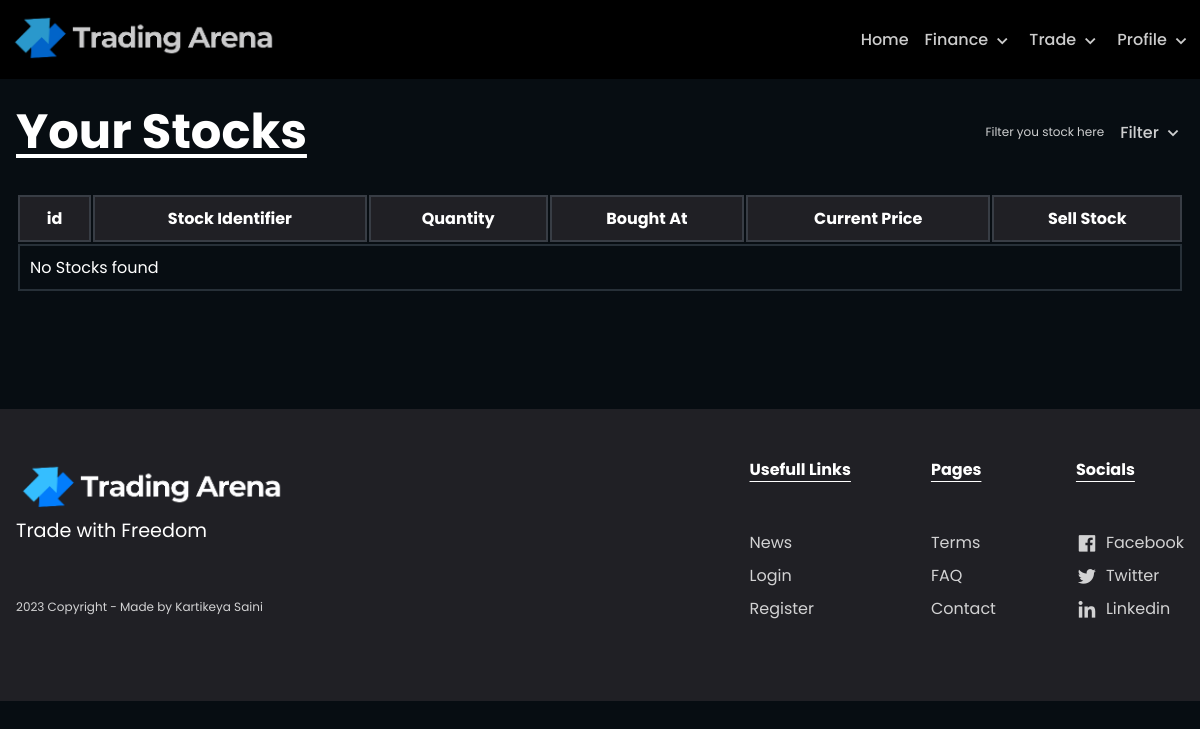
/?sell (signed in), run on an earlier commit of the app's database.
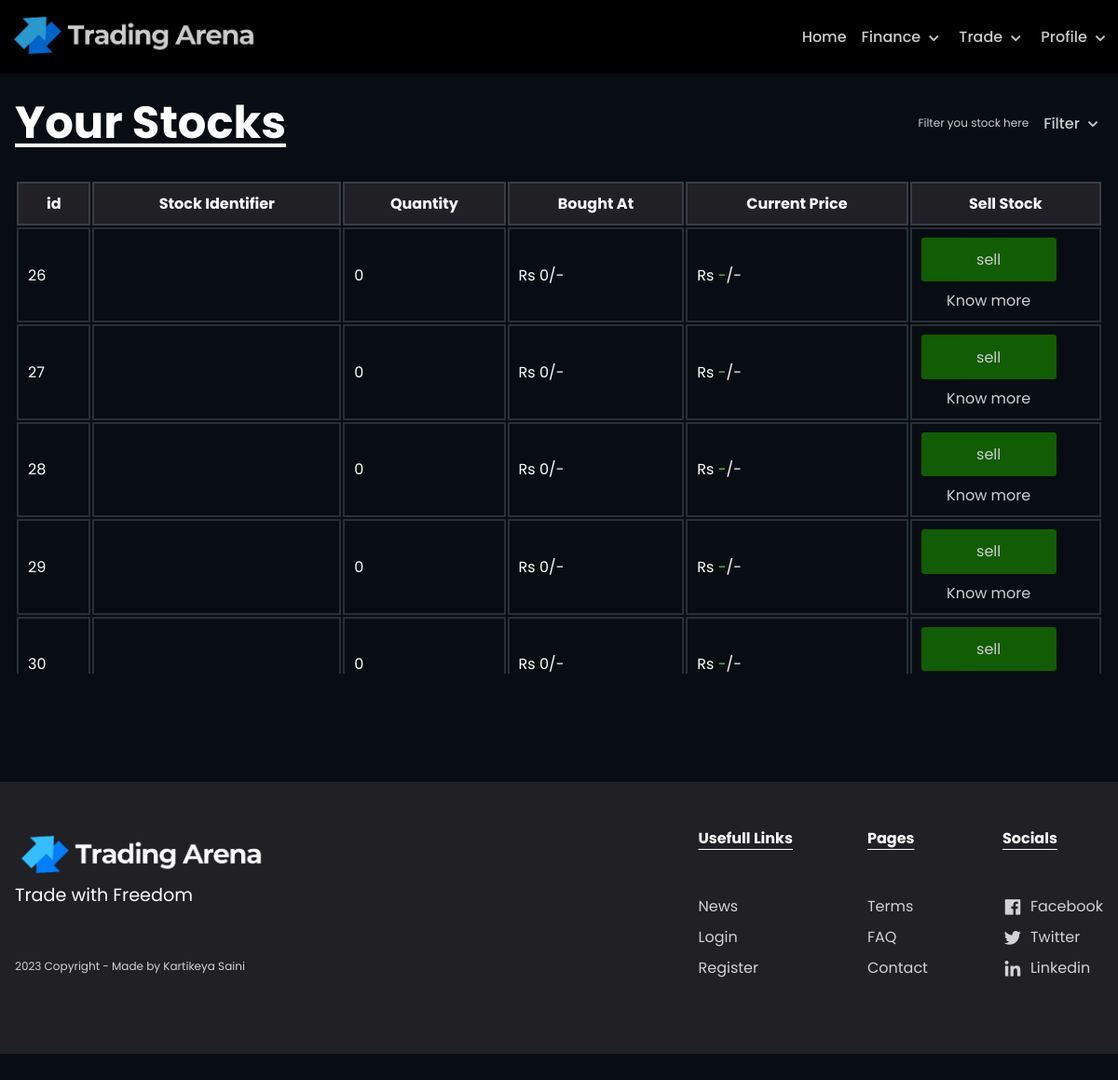
And on a later commit of the database.
### tables this page shows
CREATE TABLE `transactions` (
  `id` int(11) NOT NULL,
  `email` varchar(256) NOT NULL,
  `identifier` varchar(256) NOT NULL,
  `quantity` int(11) NOT NULL DEFAULT 1,
  `stock_price` double NOT NULL,
  `transaction_amt` bigint(20) NOT NULL,
  `status` int(11) NOT NULL DEFAULT 0,
  `created_at` timestamp NOT NULL DEFAULT current_timestamp()
);

### pages/components/sell.php (the view, shortened to what this page needs)
<section class="buy__stocks__wrapper">
    <div class="buy__stocks container">
        <div class="buy__heading">
            <h3><u>Your Stocks</u></h3>
            <br>
            <div class="filter__wrapper">
                <span>Filter you stock here</span>
                <div id="filter-wrapper" class="relative dropdown__wrapper">
                    <p id="filter-link" class="dropdown-link">Filter <i class='bx bx-chevron-down'></i></p>
                </div>
            </div>
        </div>
        <div class="buy__content  ">
            <div class="buy-wrapper ">
                <br>
                <div class="scrollable buy__scrollable sticky">
                    <table class="responsive">
                        <tbody>
                            <tr class="sticky">
                                <th class="hide-mobile">id</th>
                                <th>Stock Identifier</th>
                                <th>Quantity</th>
                                <th>Bought At</th>
                                <th>Current Price</th>
                                <th>
                                    Sell Stock
                                </th>
                            </tr>
                            <?php
                            global $conn;
                            $email = $_SESSION["login"]["data"]["email"];
                            $query = "SELECT * FROM `transactions` WHERE `email` = ? AND `status` = 1";
                            $stmt = mysqli_prepare($conn, $query);
                            mysqli_stmt_bind_param($stmt, "s", $email);
                            mysqli_stmt_execute($stmt);
                            $result = mysqli_stmt_get_result($stmt);
                            if (mysqli_num_rows($result) > 0) {
                                while ($row = mysqli_fetch_assoc($result)) {
                                    $id = $row['id'];
                                    $identifier = $row['identifier'];
                                    $quantity = $row['quantity'];
                                    $stockPrice = $row['stock_price'];
                                    echo '<tr>';
                                    echo '<td>' . $id . '</td>';
                                    echo '<td class="hide-mobile">' . $identifier . '</td>';
                                    echo '<td>' . $quantity . '</td>';
                                    echo '<td>Rs ' . $stockPrice . '/-</td>';
                                    echo '<td data-identifier="' . $identifier . '">Rs <span id="stock-price-' . $identifier . '">-</span>/-</td>';
                                    echo '<td>';
                                    echo '<div class="buy__td">';
                                    echo '<a href="#" id="sell-link-' . $identifier . '" class="green__btn">sell</a>';
                                    echo '<a href="?sell&know-more=' . $identifier . '">Know more</a>';
                                    echo '</div>';
                                    echo '</td>';
                                    echo '</tr>';
                                }
                            } else {
                                echo '<tr>';
                                echo '<td colspan="7">No Stocks found</td>';
                                echo '</tr>';
                            }
                            ?>
                        </tbody>
                    </table>
                </div>
            </div>
        </div>
</section>

### pages/components/head.php (shortened to what this page needs)
<!DOCTYPE html>
<html lang="en">
<head>
    <link rel="stylesheet" href="https://cdn.jsdelivr.net/npm/swiper@9/swiper-bundle.min.css" />
    <link rel="stylesheet" href="./pages/globals.css">
    <link rel="stylesheet" href="./pages/style.css">
    <link rel="stylesheet" href="./pages/modal2.css">
    <link href="
https://cdn.jsdelivr.net/npm/locomotive-scroll@4.1.4/dist/locomotive-scroll.min.css
" rel="stylesheet">
    <link href='https://unpkg.com/boxicons@2.1.4/css/boxicons.min.css' rel='stylesheet'>
</head>
<body>

### pages/components/navbar.php (shortened to what this page needs)
<section class="navbar">
    <div class="navbar__wrapper">
        <div class="logo__div">
            <a href="?home"><img src="pages/img/logo5.png" alt="logo"></a>
        </div>
        <div class="nav__links">
            <a href="?home">Home</a>
            <div id="finance-wrapper" class="relative dropdown__wrapper">
                <p id="finance-link" class="dropdown-link">Finance <i class='bx bx-chevron-down'></i></p>
            </div>
            <div id="trade-wrapper" class="relative dropdown__wrapper">
                <p id="trade-link" class="dropdown-link">Trade <i class='bx bx-chevron-down'></i></p>
            </div>
            <?php
            if (isset($_SESSION['login']['status']) && $_SESSION["login"]["status"]) {
                echo '    <div class="profile__link">
                <div id="trade-wrapper" class="relative dropdown__wrapper">
                <p id="trade-link" class="dropdown-link">Profile <i class="bx bx-chevron-down"></i></p>
                <div id="trade-dropdown" class="none dropdown">
                    <a href="?profile">View Profile</a>
                    <a href="?logout">Logout</a>
                </div>
            </div>
                </div>';
            } else {
                echo '            <a href="?login">Login</a>
                <a href="?register">Register</a>';
            }
            ?>
        </div>
    </div>
</section>

### index.php (shortened to what this page needs)
<?php
include("pages/components/head.php");
include("pages/components/navbar.php");
if (isset($_SESSION["login"]["status"]) && $_SESSION["login"]["status"] == 1) {
    if (isset($_GET["profile"])) {
        include("pages/components/profile.php");
    } else if (isset($_GET["home"])) {
        include("pages/components/hero.php");
    } else if (isset($_GET["edit-profile"])) {
        include("pages/components/edit_profile.php");
    } else if (isset($_GET["edit-password"])) {
        include("pages/components/edit_password.php");
    } else if (isset($_GET["buy"])) {
        include("pages/components/buy.php");
    } else if (isset($_GET["cart"])) {
        include("pages/components/cart.php");
    } else if (isset($_GET["history"])) {
        include("pages/components/history.php");
    } else if (isset($_GET["sell"])) {
        include("pages/components/sell.php");
    } else {
        echo "<h1 style='text-align:center; margin: 8rem;'>404 Page not found</h1>";
    }
}
include("pages/components/footer.php");
include("pages/components/foot.php");

### pages/components/footer.php
<section class="footer">
    <div class="footer__wrapper container">
        <div class="footer__left">
            <div>
                <img src="pages/img/logo5.png" alt="logo">
                <p>Trade with Freedom</p>
            </div>
            <div>
                <span>2023 Copyright - Made by Kartikeya Saini</span>
            </div>
        </div>
        <div class="footer__right">
            <div class="usefull__links">
                <h6>
                    <u>Usefull Links</u>
                </h6>
                <div class="footer__links">
                    <a href="?news">News</a>
                    <a href="?login">Login</a>
                    <a href="?register">Register</a>
                </div>
            </div>
            <div class="usefull__links">
                <h6><u>Pages</u></h6>
                <div class="footer__links">
                    <a href="?terms">Terms</a>
                    <a href="?faq">FAQ</a>
                    <a href="?contact">Contact</a>
                </div>
            </div>
            <div class="usefull__links">
                <h6><u>Socials</u></h6>
                <div class="footer__links">
                    <a href=""><i class='bx bxl-facebook-square'></i> Facebook</a>
                    <a href=""><i class='bx bxl-twitter'></i> Twitter</a>
                    <a href=""><i class='bx bxl-linkedin'></i> Linkedin</a>
                </div>
            </div>
        </div>
    </div>
</section>

### pages/components/foot.php (shortened to what this page needs)
</body>
</html>

### pages/globals.css (style rules this page uses)
* { margin: 0px; padding: 0px; box-sizing: border-box; background-color: var(--blueish-color); color: var(--white-text-color); font-family: "Nunito Sans", sans-serif; font-family: "Poppins", sans-serif; }
:root { --black-color: #0d0d0d; --blueish-color: #070d12; --green-color: #76ff57; --black-color: #000000; --gray-color: #202025; --white-text-color: #fff; --border-color: rgba(112, 128, 144, 0.3); --darker-border-color: rgba(112, 128, 144, 0.5); --btn--color: #157000; --light-gray-color: #343439; --white-color: #ffffff; --card-color: #0d1016; --red-color: rgb(255, 78, 78); }
h1, h2, h3, h4, h5, h6 { padding: 0px; margin: 0px; background-color: transparent; }
h3 { font-size: 3rem; }
h6 { font-size: 1rem; }
p { font-size: 1.2rem; }
span { font-size: 0.75rem; opacity: 0.8; background-color: transparent; }
img { background-color: transparent; }
a { list-style: none; text-decoration: none; font-size: 1rem; background-color: transparent; opacity: 0.8; -webkit-user-select: none; }
u { background-color: transparent; text-underline-offset: 0.35rem; }
.container { max-width: 1200px; width: 100%; }
div, p { background-color: transparent; }
i { background-color: transparent; font-size: 22px; }
.navbar { position: fixed; top: 0; left: 0; display: flex; justify-content: center; align-items: center; background-color: var(--black-color); width: 100%; z-index: 99999999; }
.navbar__wrapper { max-width: 1200px; width: 100%; display: flex; align-items: center; justify-content: space-between; padding: 0.75rem 0.5rem; background-color: var(--black-color); }
.logo__div img { height: 3rem; }
.nav__links { display: flex; align-items: center; justify-content: space-between; gap: 1rem; }
.nav__links a { font-weight: 500; }
#finance-wrapper { position: relative; }
.relative { position: relative; }
.sticky { position: sticky; top: 0px; z-index: 1; }
.dropdown__wrapper p { font-weight: 500; cursor: pointer; opacity: 0.8; font-size: 1rem !important; -webkit-user-select: none; }
.dropdown-link { display: flex; align-items: center; gap: 0.2rem; }
.green__btn { padding: 0.7rem 1rem; background-color: var(--btn--color); width: 7rem; border-radius: 0.2rem; cursor: pointer; }
.footer { display: flex; align-items: center; justify-content: center; background-color: var(--gray-color); }
.footer__wrapper { display: flex; align-items: center; justify-content: space-between; flex-direction: row; background-color: var(--gray-color); padding-top: 3rem; padding-bottom: 5rem; padding-left: 1rem; padding-right: 1rem; }
.footer__left, .footer__right, .usefull__links { background-color: transparent; }
.footer__left img { height: 3rem; background-color: var(--gray-color); }
.footer__right { display: flex; align-items: center; justify-content: space-between; gap: 5rem; }
.usefull__links, .footer__left { display: flex; flex-direction: column; gap: 3rem; }
.footer__links { display: flex; flex-direction: column; gap: 0.5rem; }
.footer__links a { display: flex; align-items: center; gap: 0.5rem; }
th, td { padding: 9px 10px; border: 2px solid var(--border-color); }
th { background-color: var(--gray-color); }
.scrollable { max-height: 400px; overflow-y: scroll; }
.scrollable table { width: 100%; }
.responsive span { font-size: 1rem; color: var(--green-color); }

### pages/style.css (style rules this page uses)
.buy__stocks__wrapper { display: flex; align-items: center; justify-content: center; padding: 6rem 1rem; }
.buy__content { display: flex; justify-content: center; }
.buy__heading { text-align: center; }
.buy-wrapper { position: relative; margin-bottom: 20px; overflow: hidden; width: 100%; width: 100%; }
.buy__scrollable { max-height: 530px !important; overflow-x: scroll; }
.buy__heading { display: flex; align-items: center; justify-content: space-between; width: 100%; }
.filter__wrapper { display: flex; align-items: center; gap: 1rem; }
.buy__td { display: flex; max-width: 80%; flex-direction: column; gap: 0.5rem; text-align: center; }
.buy__td .green__btn { width: 100% !important; text-align: center; }

What changed in the data, as far as the page shows it:
added transactions: id "26", quantity "0", stock_price "0"
added transactions: id "27", quantity "0", stock_price "0"
added transactions: id "28", quantity "0", stock_price "0"
added transactions: id "29", quantity "0", stock_price "0"
added transactions: id "30", quantity "0", stock_price "0"
Also different on the page:
text no longer shown: "No Stocks found"
